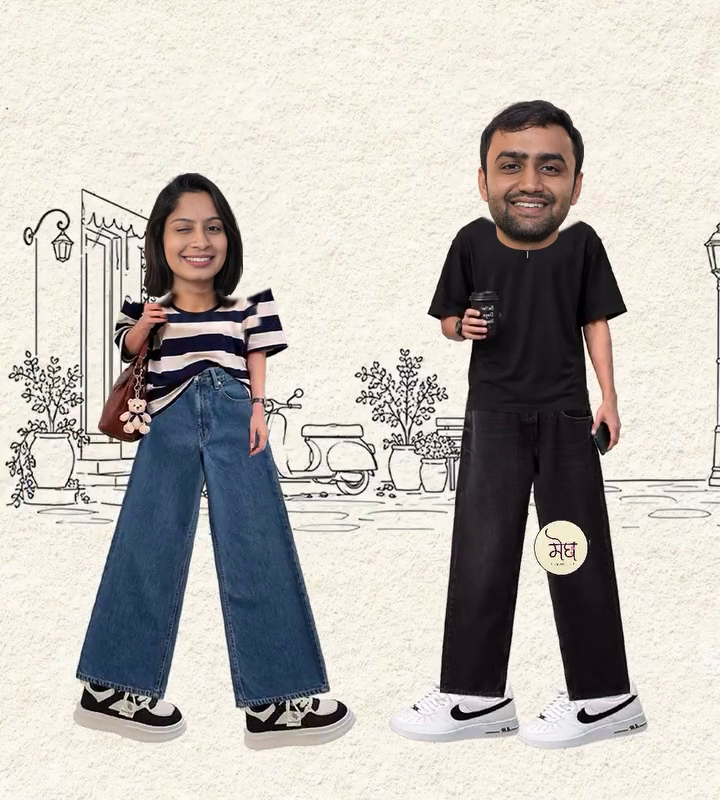
#> input picture frame 37 of assets/personalized-couple.mp4, 720 x 800 px
$ python check_faces.py
#> lines starting #> are read from the running program, lines starting #| are printed output that depends on the picture
"""Check rendered face changes, not just the scheduled state labels."""
from pathlib import Path
import cv2,json,numpy as np
from PIL import Image,ImageDraw
root=Path(__file__).resolve().parent
tracks=json.loads((root/'assets/face-motion.json').read_text())
#> (reads assets/face-motion.json from the repository)
cap=cv2.VideoCapture(str(root/'assets/personalized-couple.mp4'))
samples={'jenny':[37,45,201],'priyansh':[37,45,201]}
contact=Image.new('RGB',(360,340),'#f5f0e5');draw=ImageDraw.Draw(contact)
#> after `contact = Image.new('RGB', (360, 340), '#f5f0e5')`:
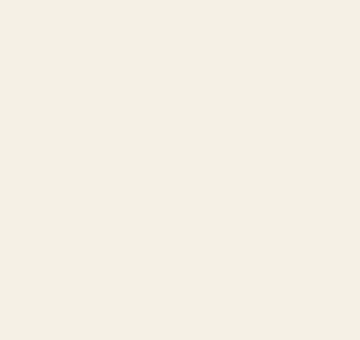
#> contact: PIL image 360x340 RGB; mean R, G, B 245, 240, 229
report={}
for row,(name,frames) in enumerate(samples.items()):
 crops=[];neck_samples=[]
 for col,n in enumerate(frames):
  cap.set(cv2.CAP_PROP_POS_FRAMES,n);ok,frame=cap.read();assert ok
  tr=tracks[n][name];x,y=tr['x'],tr['y']-480
  if name=='jenny':
   crop=frame[y+80:y+250,x+30:x+160]
   b,g,r=map(int,frame[y+226,x+100]);neck_samples.append([r,g,b])
   assert r>g+15 and g>b+10 and r<235,('Jenny neck missing',n,[r,g,b])
  else:crop=frame[y+70:y+220,x+25:x+155]
  crop=cv2.resize(crop,(110,140));crops.append(crop.astype(float))
  contact.paste(Image.fromarray(cv2.cvtColor(crop,cv2.COLOR_BGR2RGB)),(col*120,row*170+25))
  draw.text((col*120+4,row*170+4),f'{name} {n/30:.1f}s',fill='#503a2c')
 differences=[float(np.abs(crops[a]-crops[b]).mean()) for a,b in [(0,1),(0,2),(1,2)]]
 assert min(differences)>4,(name,'Rendered face did not change',differences)
 states=[t[name].get('state') for t in tracks[24:]]
 transitions=sum(a!=b for a,b in zip(states,states[1:]))
#> (the run stopped early here; a loop or call above may not have finished)
